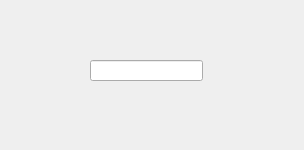
<?xml version="1.0" encoding="UTF-8"?>
<ui version="4.0">
 <class>widget</class>
 <widget class="QWidget" name="widget">
  <property name="geometry">
   <rect>
    <x>0</x>
    <y>0</y>
    <width>304</width>
    <height>150</height>
   </rect>
  </property>
  <property name="windowTitle">
   <string>Form</string>
  </property>
  <widget class="QLineEdit" name="lineEdit">
   <property name="geometry">
    <rect>
     <x>90</x>
     <y>60</y>
     <width>113</width>
     <height>21</height>
    </rect>
   </property>
  </widget>
 </widget>
 <resources/>
 <connections/>
</ui>
